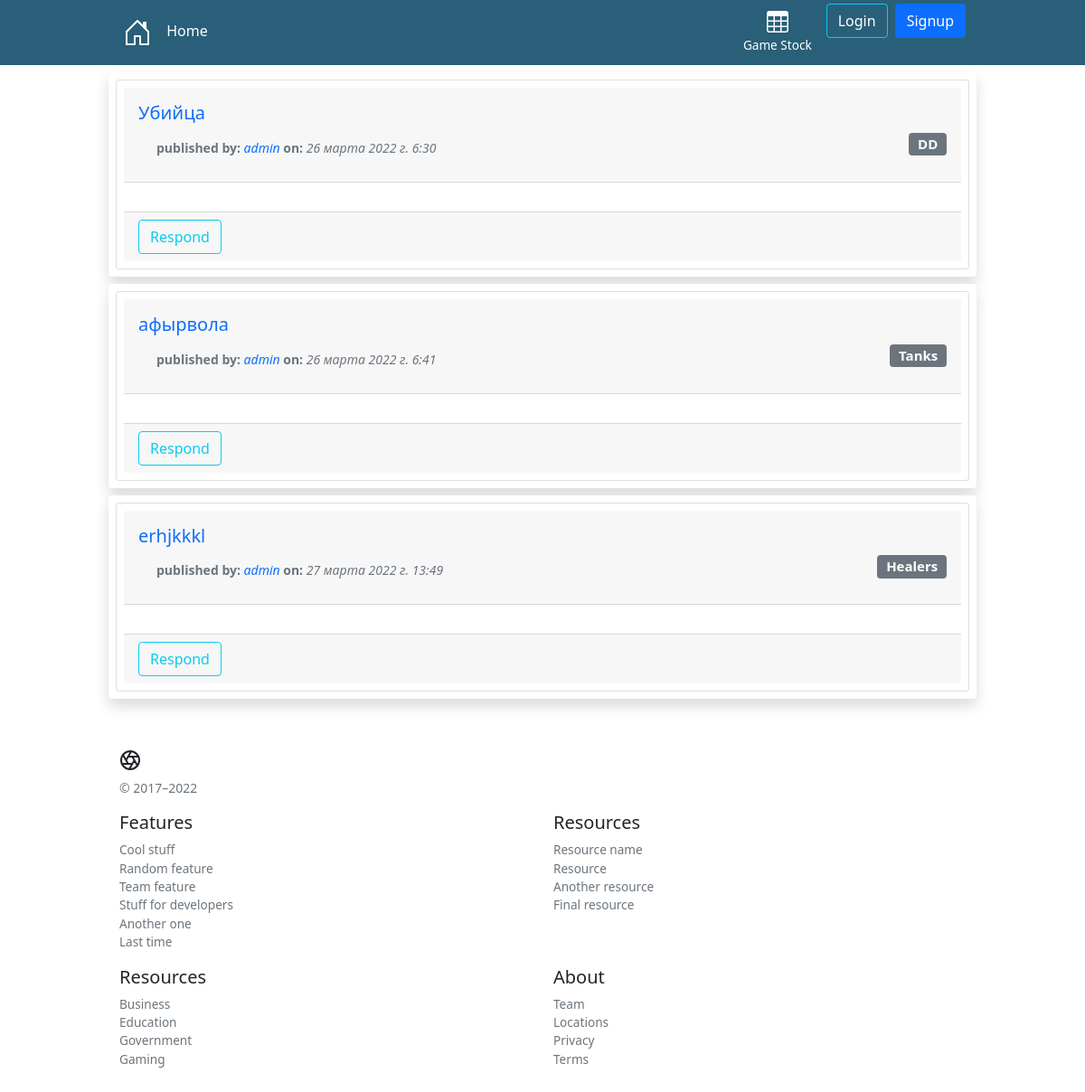
The app's page /board/by_author/admin with its own data.
### board/models.py (models this page shows, shortened)
class Post(models.Model):
    title = models.CharField('Title', max_length=100)
    category = models.ForeignKey('Category', on_delete=models.CASCADE, verbose_name='Category')
    author = models.ForeignKey(User, on_delete=models.CASCADE, verbose_name='Author')
    datetime = models.DateTimeField(auto_now_add=True)

class Category(models.Model):
    name = models.CharField(max_length=20)
    def __str__(self):
        return f'{self.name}'

### board/views.py (the view)
# urls.py: path('by_author/<slug:name>', ByAuthorView.as_view(), name='by_author'),
class ByAuthorView(ListView):
    def get(self, request, *args, **kwargs):
      author = User.objects.get(username=kwargs['name'])
      qs = Post.objects.order_by('datetime').filter(author = author)
      context = {
          'author': author,
          'posts': qs,
      }
      return render(request, 'board/by_author.html', context)

### board/templates/board/by_author.html (shortened to what this page needs)
{% extends 'board/base.html' %}
{% block content %}
{% for post in posts %}
<div class="container">
  {%include "includes/post_layout.html"%}
</div>
{%endfor%}
{% endblock content %}

### board/templates/board/base.html (shortened to what this page needs)
{% load i18n %}
{% load static %}
<!DOCTYPE html>
<html>
<head>
  <link href="https://cdn.jsdelivr.net/npm/bootstrap@5.0.2/dist/css/bootstrap.min.css" rel="stylesheet"
>
  <link href="{% static 'css/style.css' %}" rel="stylesheet" />
</head>
<body>
  <header class="site-header sticky-top py-1">
    {%if user.is_authenticated %}
    {% include 'includes/dashboard.html' %}
    {% else%}
    {% include 'includes/navbar.html' %}
    {%endif%}
  </header>
  <main>
    {% block content %}
    {% endblock content %}
  </main>
  {% include 'includes/footer.html' %}
</body>
</html>

### board/templates/includes/navbar.html (shortened to what this page needs)
{% block nav %}
<nav class="container d-flex flex-column align-self-center  list-unstyled flex-md-row justify-content-between">
  <a href="/" class="align-self-center bi my-2 my-lg-0 me-lg-auto text-white text-decoration-none">
    <svg class=" me-2" width="40" height="32" role="img" aria-label="Bootstrap">
      <use xlink:href="#home" />
    </svg>
    Home
  </a>
  <ul class="nav col-12 col-lg-auto my-2 justify-content-center my-md-0 text-small">
    <li>
      <a href="{% url 'board:post_list' %}" class="nav-link text-white">
        <svg class="bi d-block mx-auto mb-1" width="24" height="24">
          <use xlink:href="#table" />
        </svg>
        Game Stock
      </a>
    </li>
  </ul>
  <ul class="d-flex list-unstyled">
    <li>
      <a href="{% url 'account_login' %}">
        <button type="button" class="btn btn-outline-info me-2 text-white">
          Login
        </button>
      </a>
    </li>
    <li>
      <a href="{% url 'account_signup' %}">
        <button type="button" class="btn btn-primary">
          Signup
        </button>
      </a>
    </li>
  </ul>
</nav>
{% endblock nav %}

### board/templates/includes/post_layout.html (shortened to what this page needs)
<div class="row p-2 my-2 shadow bg-body rounded">
  <div class="card p-2">
    <div class="card-header">
      <h3 class="card-title">
        <a class="navbar-brand" href="{% url 'board:post_detail' post.pk %}">
          {{ post.title }}
        </a>
      </h3>
      <a class="navbar-brand" href="{% url 'board:category' post.category.name %}">
        <span class="badge bg-secondary float-end">{{ post.category }}</span>
      </a>
      <small class="text-muted ms-1">
        <b>
          published by:
        </b>
        <a href="{% url 'board:by_author' post.author %}">
          <span class="fst-italic">{{ post.author }}</span>
        </a>
        <b>
          on:
        </b>
        <span class="fst-italic">
          {{ post.datetime}}
        </span>
      </small>
    </div>
    <div class="card-body">
    </div>
    <div class="card-footer">
      {% if user.is_authenticated and post in user.post_set.all %}
      <a class="text-decoration-none" href="{% url 'board:comments_list' post.pk %}">
        <button type="button" class="btn btn-outline-primary position-relative ">
          Responses
          <span class="position-absolute top-0 start-100 translate-middle badge rounded-pill bg-danger">
            {{ post.comment_set.all|length }}
          </span>
        </button>
      </a>
      <a class="text-decoration-none" href="{% url 'board:post_update' post.pk %}">
        <button class="btn btn-outline-warning text-dark">
          Edit
        </button>
      </a>
      <a href="{% url 'board:post_delete' post.pk %}">
        <button class="btn btn-outline-danger">
          Delete
        </button>
      </a>
      {% else %}
      <a class="text-decoration-none" href="{% url 'board:comment_create' post.pk %}">
        <button class="btn btn-outline-info">
          Respond
        </button>
      </a>
      {% endif %}
    </div>
  </div>
</div>

### board/templates/includes/footer.html (shortened to what this page needs)
<footer class="container py-5">
  <div class="row">
    <div class="col-12 col-md">
      <small class="d-block mb-3 text-muted">&copy; 2017–{% now 'Y'%}</small>
    </div>
    <div class="col-6 col-md">
      <h5>Features</h5>
      <ul class="list-unstyled text-small">
        <li><a class="link-secondary" href="#">Cool stuff</a></li>
        <li><a class="link-secondary" href="#">Random feature</a></li>
        <li><a class="link-secondary" href="#">Team feature</a></li>
        <li><a class="link-secondary" href="#">Stuff for developers</a></li>
        <li><a class="link-secondary" href="#">Another one</a></li>
        <li><a class="link-secondary" href="#">Last time</a></li>
      </ul>
    </div>
    <div class="col-6 col-md">
      <h5>Resources</h5>
      <ul class="list-unstyled text-small">
        <li><a class="link-secondary" href="#">Resource name</a></li>
        <li><a class="link-secondary" href="#">Resource</a></li>
        <li><a class="link-secondary" href="#">Another resource</a></li>
        <li><a class="link-secondary" href="#">Final resource</a></li>
      </ul>
    </div>
    <div class="col-6 col-md">
      <h5>Resources</h5>
      <ul class="list-unstyled text-small">
        <li><a class="link-secondary" href="#">Business</a></li>
        <li><a class="link-secondary" href="#">Education</a></li>
        <li><a class="link-secondary" href="#">Government</a></li>
        <li><a class="link-secondary" href="#">Gaming</a></li>
      </ul>
    </div>
    <div class="col-6 col-md">
      <h5>About</h5>
      <ul class="list-unstyled text-small">
        <li><a class="link-secondary" href="#">Team</a></li>
        <li><a class="link-secondary" href="#">Locations</a></li>
        <li><a class="link-secondary" href="#">Privacy</a></li>
        <li><a class="link-secondary" href="#">Terms</a></li>
      </ul>
    </div>
  </div>
</footer>

### board/templates/static/css/style.css (style rules this page uses)
.container { max-width: 960px; }
a { text-decoration: none !important; }
.site-header { background-color: rgba(4, 67, 97, 0.85); -webkit-backdrop-filter: saturate(180%) blur(20px); backdrop-filter: saturate(180%) blur(20px); }
.site-header a { color: #8e8e8e; transition: color 0.15s ease-in-out; }
.bi { vertical-align: -0.125em; fill: currentColor; }
.text-small { font-size: 85%; }
.text-white { color: #fff !important; }

### records on screen
Post: title "Убийца", category "DD", author "admin", datetime "26 марта 2022 г. 6:30"
Post: title "афырвола", category "Tanks", author "admin", datetime "26 марта 2022 г. 6:41"
Post: title "erhjkkkl", category "Healers", author "admin", datetime "27 марта 2022 г. 13:49"
